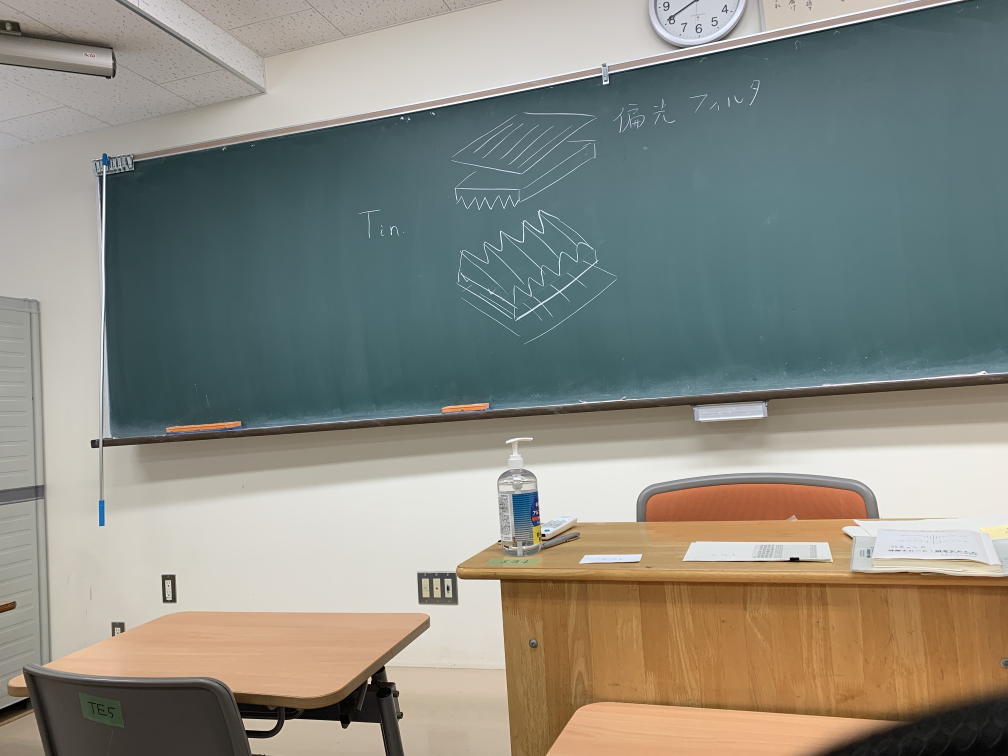
#> input picture img/IMG_0653.JPG, 4032 x 3024 px (shown at 1/4 size)
$ python transImage.py
#> lines starting #> are read from the running program, lines starting #| are printed output that depends on the picture
#> further down, img is the input picture: shape (3024, 4032, 3); mean B, G, R 129, 138.4, 138.4
### homography.py
## This file is package

import cv2
import numpy as np
import csv
import math

def homo(img):
   def_height, def_width = img.shape[:2]
#> def_height = 3024; def_width = 4032
   with open('vertices.csv', 'r') as file:
#> (reads vertices.csv from the repository)
      reader = csv.reader(file)
      vertices = [ [int(j) for j in i] for i in reader ]

   outputWidth = 3000 #処理後画像の横方向画素数
   def get_distance(x1,y1,x2,y2):
      distance = math.sqrt((x2 - x1) ** 2 + (y2 - y1) ** 2)
      return distance

   def get_aspectRatio(array):
      #4つの辺の長さを取得
      height1 = get_distance(array[0][0],array[0][1],array[1][0],array[1][1])
      height2 = get_distance(array[2][0],array[2][1],array[3][0],array[3][1])
      width1 = get_distance(array[0][0],array[0][1],array[2][0],array[2][1])
      width2 = get_distance(array[1][0],array[1][1],array[3][0],array[3][1])

      #平均を計算
      heightRatio = (height1+height2) / 2
      widthRatio = (width1+width2) / 2

      #アスペクト比を少数で取得し返り値として指定
      aspectRatio = heightRatio / widthRatio
      return aspectRatio

   aspectRatio = get_aspectRatio(vertices)
   outputHeight = int(outputWidth*aspectRatio)

   pts1 = np.float32(vertices)
   pts2 = np.float32([[0,0],[0,outputHeight],[outputWidth,0],[outputWidth,outputHeight]])

   M = cv2.getPerspectiveTransform(pts1,pts2) #透視変換の行列を求める
   homoImage = cv2.warpPerspective(img,M,(outputWidth,outputHeight)) #変換行列を用いて画像の透視変換
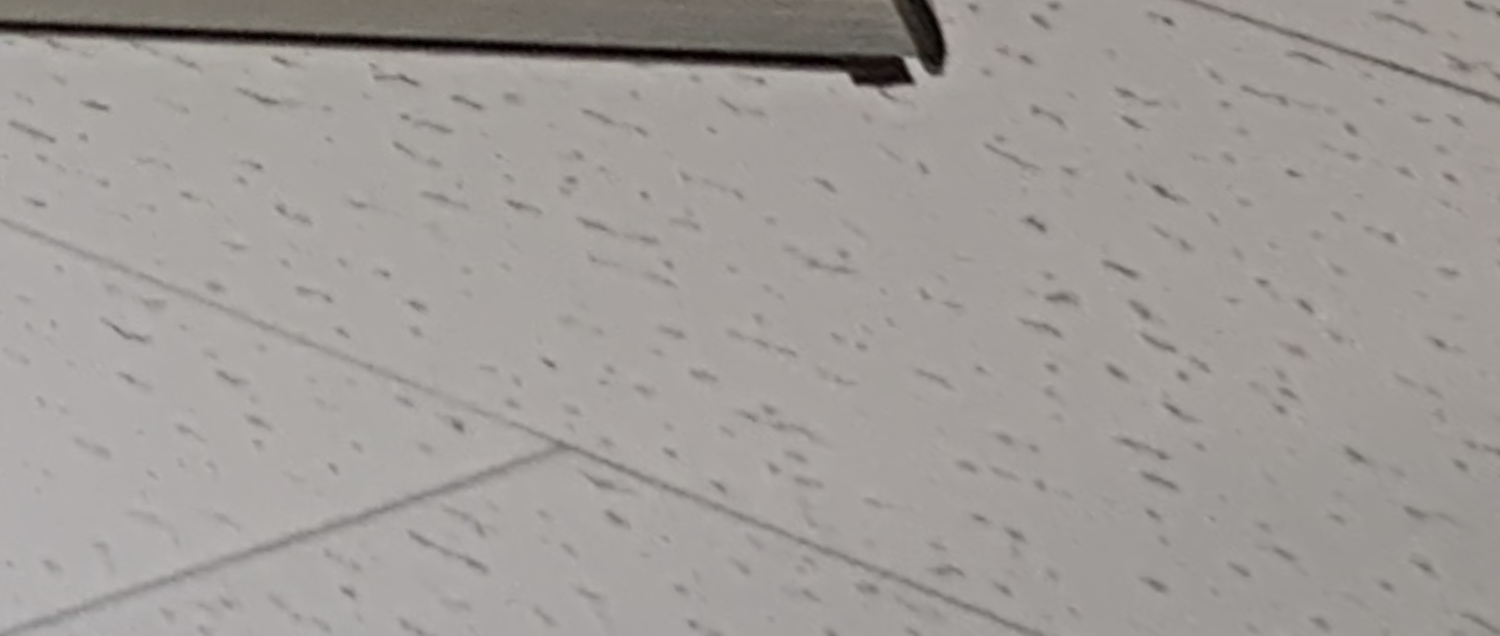
#> homoImage: shape (1271, 3000, 3) (shown at 1/2 size); mean B, G, R 152.3, 155.6, 160

   #生成画像の上下左右にmarginを追加
   height, width = homoImage.shape[:2]
#> height = 1271; width = 3000
   ydst = int(height*0.02)
#> ydst = 25
   xdst = int(width*0.02)
#> xdst = 60
   # 左か右か中央か判断
   if ((int(pts1[0][0]) == 0) | (int(pts1[1][0]) == 0)) & (int(pts1[2][0]) == def_width) | (int(pts1[3][0]) == def_width):
      output = homoImage[ydst:(height-(ydst*3)),0:width, :]
   elif (int(pts1[0][0]) == 0) | (int(pts1[1][0]) == 0):
      output = homoImage[ydst:(height-(ydst*3)),xdst:width, :]
   elif (int(pts1[2][0]) == (def_width-1)) | (int(pts1[3][0]) == (def_width-1)):
      output = homoImage[ydst:(height-(ydst*2)),0:(width-xdst), :]
   else:
      output = homoImage[ydst:(height-(ydst*2)),xdst:(width-xdst), :]
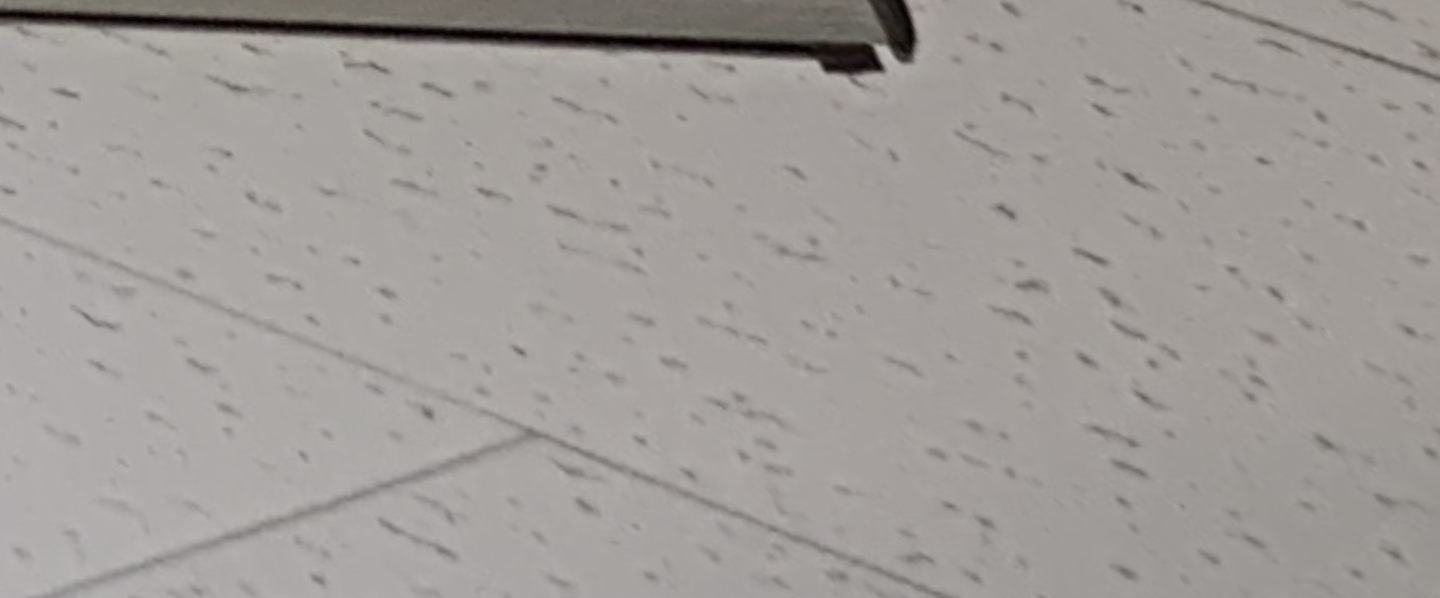
#> output: shape (1196, 2880, 3) (shown at 1/2 size); mean B, G, R 152.6, 155.9, 160.3

   return output

### transparent.py
## This file is package

import cv2
import numpy as np
from PIL import Image

def trans(inimg):
    def cv2pil(image):
        ''' OpenCV型 -> PIL型 '''
        new_image = image.copy()
        if new_image.ndim == 2:  # モノクロ
            pass
        elif new_image.shape[2] == 3:  # カラー
            new_image = cv2.cvtColor(new_image, cv2.COLOR_BGR2RGB)
        elif new_image.shape[2] == 4:  # 透過
            new_image = cv2.cvtColor(new_image, cv2.COLOR_BGRA2RGBA)
        new_image = Image.fromarray(new_image)
        return new_image

    def pil2cv(image):
        ''' PIL型 -> OpenCV型 '''
        new_image = np.array(image, dtype=np.uint8)
        if new_image.ndim == 2:  # モノクロ
            pass
        elif new_image.shape[2] == 3:  # カラー
            new_image = cv2.cvtColor(new_image, cv2.COLOR_RGB2BGR)
        elif new_image.shape[2] == 4:  # 透過
            new_image = cv2.cvtColor(new_image, cv2.COLOR_RGBA2BGRA)
        return new_image

    # median filter
    img_med = cv2.medianBlur(inimg, ksize=3)

    # putAlphaChanel
    im_rgb = cv2pil(img_med)
    im_rgba = im_rgb.copy()
    im_rgba.putalpha(255)

    # transparent
    img = pil2cv(im_rgba)
    hsv = cv2.cvtColor(img, cv2.COLOR_BGR2HSV)
#> hsv: shape (1196, 2880, 3); mean H, S, V 13.4, 13.5, 160.3
    lowerHSV = (50, 0, 0)
    upperHSV = (110,150, 150)
    img_mask = cv2.inRange(hsv, lowerHSV, upperHSV) # 範囲からマスク画像を作成
#> img_mask: shape (1196, 2880); every value is 0
    img_bool = cv2.bitwise_not(img, img, mask=img_mask)      # 元画像とマスク画像の演算(背景を白くする)

    # オープニング処理処理
    # kernel = cv2.getStructuringElement(cv2.MORPH_RECT, (1, 1)) #フィルタ
    # opening = cv2.morphologyEx(img_bool, cv2.MORPH_OPEN, kernel) #オープニング処理

    return img_bool

    # cv2.imwrite('resultImages/transparent_out_open.png', opening)                      # 画像保存

### transImage.py
import cv2
import transparent
import homography

img_path = 'img/IMG_0653.JPG'
img = cv2.imread(img_path)

homoImage = homography.homo(img)
output = transparent.trans(homoImage)

cv2.imwrite('resultImages/trans_out.png', output)
